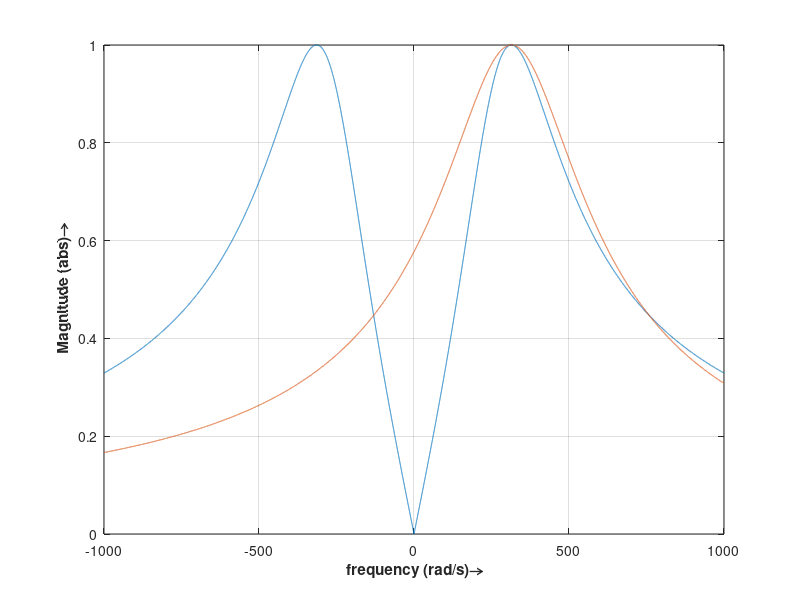

The MATLAB script that drew this image:
%MCCF bode plots
close all
clear all
clc
w0 = 2*pi*50;
wc = w0/sqrt(2);
w = -1000:0.1:1000;
M1= abs(w0.*w)./sqrt((w.^2-w0^2).^2 + (w0*w).^2); 
M2 = wc./ sqrt(wc^2 + (w-w0).^2);
plot (w, M1);
hold on
% atemp =input('any key to continue');
plot(w, M2);
hold on
grid on
xlabel('\bf frequency (rad/s)\rightarrow');
ylabel('\bf Magnitude (abs)\rightarrow');

